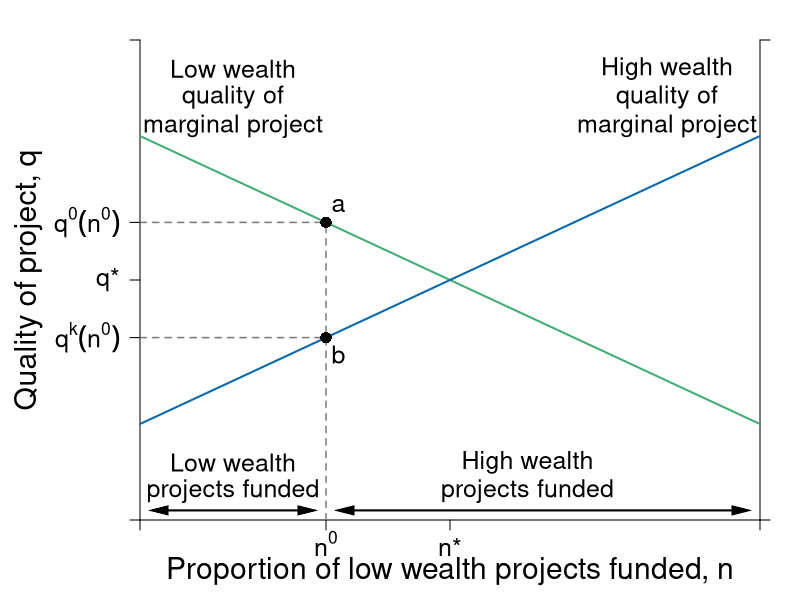

Write the R code that produced this figure.
#Graph Designer: Simon Halliday, Scott Cohn
#Authors: Bowles, Foley and Halliday
#Title: Coordination, Conflict and Competition: A Text in Microeconomics

library(shape)
pdf(file = "credit/wealth_project_quality.pdf", width = 8, height = 6)

#Set parameters for graphics
pointsize <- 1.8
axislabelsize <- 1.8
labelsize <- 1.5
namesize <- 1.8
annotatesize <- 1.5
graphlinewidth <- 2
segmentlinewidth <- 1.5

COL <- c("#7fc97f", "#beaed4", "#fdc086", "#ffff99", "#386cb0", "#f0027f", "#bf5b17", "#666666")
COLA <- c("#e0f3db", "#99d8c9","#66c2a4","#41ae76", "#238b45", "#005824")
COLB <- c("#c6dbef", "#4eb3d3", "#2b8cbe", "#0868ac","#084081")
COLC <- c("#fcfbfd", "#efedf5", "#dadaeb", "#bcbddc", "#9e9ac8", "#807dba", "#6a51a3", "#54278f", "#3f007d")
grays <- gray.colors(25, start = 1, end = 0)

#Edited the margins to cater for the larger LHS labels
par(mar =  c(4, 7, 2, 2))

LWealthQ <- function(n, int = 8, slope = 6) {
  int - slope*n
}

HWealthQ <- function(n, int = 2, slope = 6) {
  int + slope*n
}

xlims <- c(0, 1)
ylims <- c(0, 10)

npts <- 501 
d1 <- seq(xlims[1], xlims[2], length.out = npts)
f1 <- seq(ylims[1], ylims[2], length.out = npts) 
a <- c(0.0625)

plot(0, 0, xlim = xlims, ylim = ylims, type = "n",
     xlab = expression(paste("")),
     ylab = expression(paste("")), 
     xaxt = "n", 
     yaxt = "n", 
     cex.lab = axislabelsize, 
     bty = "n", 
     xaxs = "i", 
     yaxs = "i"
)


ticksy <- c(ylims[1], HWealthQ(n = 0.3), 5, LWealthQ(n = 0.3), ylims[2])
ylabels <- c(NA, expression(paste(q^k*(n^0))), expression(paste(q,"*")), expression(paste(q^0*(n^0))), NA)
ticksx <- c(xlims[1], 0.3, 0.5, xlims[2])
xlabels <- c(NA, expression(paste(n^{0})),expression(paste(n,"*")), NA)
ticksy2 <- c(ylims[1], ylims[2])
ylabels2 <- c(NA, NA)

axis(1, at = ticksx, pos = 0, labels = xlabels, cex.axis = labelsize)
axis(2, at = ticksy, pos = 0, labels = ylabels, las = 1, cex.axis = labelsize)
axis(4, at = ticksy2, pos = 1, labels = ylabels2, las = 1, cex.axis = labelsize)

npts <- 503 
xx1 <- seq(xlims[1], xlims[2], length.out = npts)

#Draw the graphs
lines(xx1, LWealthQ(xx1), col = COLA[4], lwd = graphlinewidth)
lines(xx1, HWealthQ(xx1), col = COLB[4], lwd = graphlinewidth)

#Axis labels
mtext(expression(paste("Proportion of low wealth projects funded, ", n)), side = 1, line = 2.5, cex = axislabelsize)
text(-0.18, 0.5*(ylims[2]), expression(paste("Quality of project, ", q)), xpd = TRUE, cex = axislabelsize, srt = 90) 


segments(0.3, 0, 0.3, LWealthQ(n = 0.3), lty = 2, col = grays[20] , lwd = segmentlinewidth)
segments(0, LWealthQ(n = 0.3), 0.3, LWealthQ(n = 0.3), lty = 2, col = grays[20] , lwd = segmentlinewidth)
points(0.3, LWealthQ(n = 0.3), pch = 16, col = "black", cex = 1.5)
text(0.3 + 0.02, LWealthQ(n = 0.3) + 0.35, expression(paste(a)), cex = labelsize)
segments(0, HWealthQ(n = 0.3), 0.3, HWealthQ(n = 0.3), lty = 2, col = grays[20] , lwd = segmentlinewidth)
points(0.3, HWealthQ(n = 0.3), pch = 16, col = "black", cex = 1.5)
text(0.3 + 0.02, HWealthQ(n = 0.3) - 0.35, expression(paste(b)), cex = labelsize)

text(0.15, 1.2, expression(paste("Low wealth")), cex = labelsize)
text(0.15, 0.6, expression(paste("projects funded")), cex = labelsize)
Arrows(0.03, 0.2, 0.27, 0.2, col = "black", code = 3, lty = 1, lwd = 2, arr.type = "triangle", arr.lwd = 0.5)

text(0.625, 1.2, expression(paste("High wealth")), cex = labelsize)
text(0.625, 0.6, expression(paste("projects funded")), cex = labelsize)
Arrows(0.33, 0.2, 0.97, 0.2, col = "black", code = 3, lty = 1, lwd = 2, arr.type = "triangle", arr.lwd = 0.5)

text(0.15, 9.4, expression(paste("Low wealth")), cex = labelsize)
text(0.15, 8.8, expression(paste("quality of")), cex = labelsize)
text(0.15, 8.2, expression(paste("marginal project")), cex = labelsize)


text(0.85, 9.4, expression(paste("High wealth")), cex = labelsize)
text(0.85, 8.8, expression(paste("quality of")), cex = labelsize)
text(0.85, 8.2, expression(paste("marginal project")), cex = labelsize)


dev.off()
